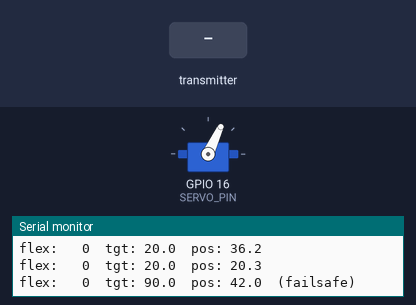
Simulated run of this sketch. Board: ESP32. Shown: servo, the last lines printed to the serial monitor. Inputs (shaded band) come from the test bench.

Above: at 1.16 s.
1.5 s: the transmitter starts sending flex = 4095
At 3.1 s:
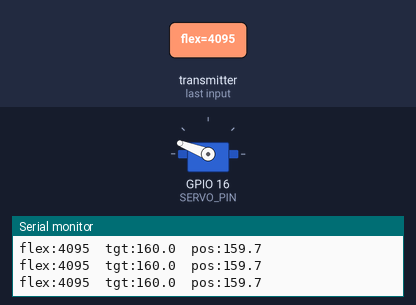
3.4 s: the transmitter starts sending flex = 0
At 4.5 s:
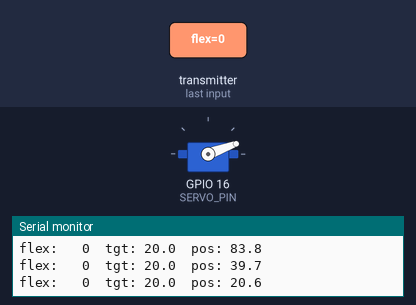
5.5 s: the transmitter starts sending flex = 2048
At 7.2 s:
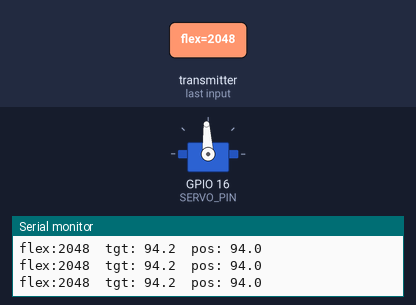
Timing chart, 0 to 8.7 s (numbered marks = the images above; inputs shaded):
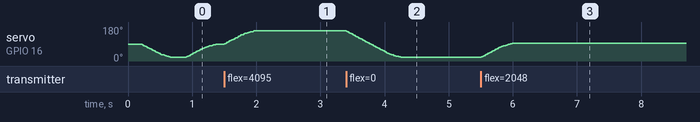

The sketch:

arm-receiever-one-flex-one-servo.ino
```cpp
// === ESP‑NOW ARM RECEIVER ===
// Receives one flex value and drives one servo on IO16 with smoothing + timeout failsafe.

#include <WiFi.h>
#include <esp_now.h>
#include <ESP32Servo.h>

struct Payload { uint16_t flex; uint8_t id; };

volatile uint16_t latestFlex = 0;
volatile unsigned long lastPktMs = 0;

// --- SERVO PIN ---
const int SERVO_PIN = 16;

// --- MAP (tune these to your straight/bent) ---
const int RAW_MIN = 1200;   // flex value when finger straight
const int RAW_MAX = 2800;   // flex value when finger bent

const int ANG_MIN = 20;     // safe servo min
const int ANG_MAX = 160;    // safe servo max
const float FAILSAFE_SEC = 0.7f;  // go to center if no packets

// --- SMOOTHING ---
const float MAX_DEG_PER_SEC = 180.0f;
const float DEAD_BAND_DEG   = 0.7f;
const int   LOOP_HZ         = 100;

Servo s;
float posDeg = (ANG_MIN + ANG_MAX) * 0.5f;
unsigned long lastUs = 0;
const unsigned long LOOP_US = 1000000UL / LOOP_HZ;

static inline float clampf(float v,float a,float b){ return v<a?a:(v>b?b:v); }
static inline float easeFactor(float errDeg){
  float e=fabsf(errDeg), kmin=0.35f, span=1.0f-kmin;
  return (e>=30.0f)?1.0f:(kmin + (e/30.0f)*span);
}

// New callback signature (ESP32 core v3+ / IDF v5+)
void onRecv(const esp_now_recv_info_t *info, const uint8_t *data, int len){
  if (len == (int)sizeof(Payload)){
    Payload p; memcpy(&p, data, sizeof(p));
    latestFlex = p.flex;
    lastPktMs  = millis();
  }
}

void setup(){
  Serial.begin(115200);
  delay(200);
  Serial.println("\n=== ESP‑NOW ARM RECEIVER ===");
  WiFi.mode(WIFI_STA);
  Serial.print("ARM MAC: "); Serial.println(WiFi.macAddress());

  if (esp_now_init() != ESP_OK){ Serial.println("ESP‑NOW init FAILED"); while(1){} }
  esp_now_register_recv_cb(onRecv);

  s.setPeriodHertz(50);
  s.attach(SERVO_PIN, 500, 2400);
  s.write(posDeg);

  lastUs = micros();
  lastPktMs = millis();
  Serial.println("ARM RECEIVER ready. Waiting for packets...");
}

void loop(){
  // fixed‑rate loop
  unsigned long now = micros();
  if (now - lastUs < LOOP_US) return;
  float dt = (now - lastUs)/1e6f;
  lastUs = now;

  // Packet timeout → gently return to center
  bool stale = (millis() - lastPktMs) > (unsigned long)(FAILSAFE_SEC*1000.0f);

  float target;
  if (!stale){
    // map flex → angle
    int rmin = min(RAW_MIN, RAW_MAX), rmax = max(RAW_MIN, RAW_MAX);
    float t = (rmax==rmin) ? 0.0f : ((float)latestFlex - rmin)/(float)(rmax-rmin);
    t = clampf(t, 0.0f, 1.0f);
    target = ANG_MIN + t*(ANG_MAX - ANG_MIN);
  } else {
    target = (ANG_MIN + ANG_MAX) * 0.5f; // center on fail
  }

  // slew‑limit + easing
  float err = target - posDeg;
  if (fabsf(err) > DEAD_BAND_DEG){
    float maxStep = MAX_DEG_PER_SEC * dt * easeFactor(err);
    posDeg += (err>0 ? fminf(err, maxStep) : fmaxf(err, -maxStep));
    posDeg = clampf(posDeg, ANG_MIN, ANG_MAX);
    s.write(posDeg);
  }

  static unsigned long lastPrint=0;
  if (millis()-lastPrint > 250){
    lastPrint = millis();
    Serial.printf("flex:%4u  tgt:%5.1f  pos:%5.1f  %s\n",
                  latestFlex, target, posDeg, stale?"(failsafe)":"");
  }
}
```

Measured:
- after the input at 1.5 s, servo on GPIO 16 (SERVO_PIN): moves from 89° to 159° over 0.46 s, starting at once
- after the input at 3.4 s, servo on GPIO 16 (SERVO_PIN): moves from 159° to 20° over 0.85 s, starting at once
- after the input at 5.5 s, servo on GPIO 16 (SERVO_PIN): moves from 20° to 93° over 0.48 s, starting at once
